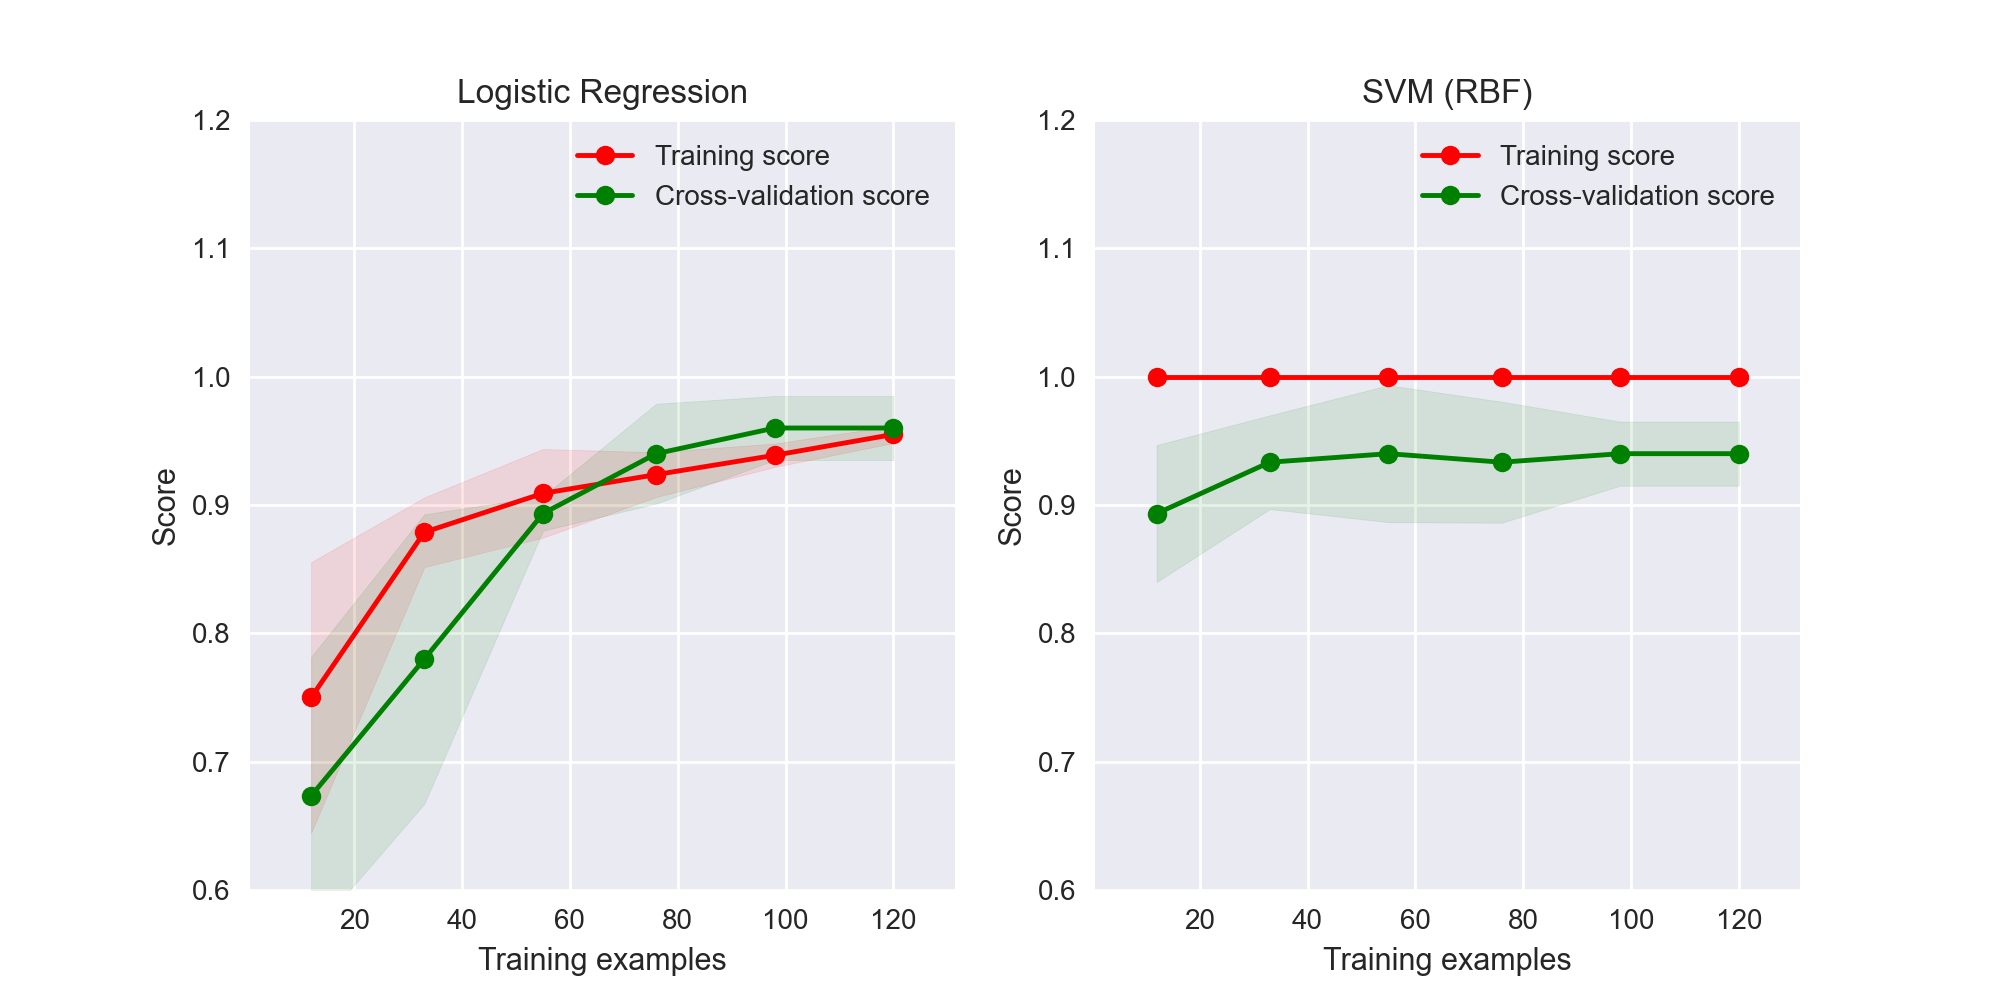

Python code for this plot:
#!/usr/bin/env python

"""

plot inspired by 
https://scikit-learn.org/stable/auto_examples/model_selection/plot_learning_curve.html#sphx-glr-auto-examples-model-selection-plot-learning-curve-py
"""



import matplotlib.pyplot as plt
import numpy as np
from sklearn.model_selection import learning_curve
from sklearn.datasets import load_iris, load_digits
from sklearn.linear_model import LogisticRegression
from sklearn.tree import DecisionTreeClassifier
from sklearn.svm import SVC
from sklearn.model_selection import ShuffleSplit
plt.style.use('seaborn')

def plot_learning_curve(estimator, ax=None, save_as=None, cv=5):
    """
    an sklearn estimator 
    """

    if not ax:
        fig = plt.figure()
        ax = fig.add_subplot(111)

    cv = ShuffleSplit(n_splits=5, test_size=0.2, random_state=0)
    train_sizes=np.linspace(.1, 1.0, 6)
    train_sizes, train_scores, test_scores = learning_curve(estimator, X, y,
                                                            cv=cv, n_jobs=-1,
                                                            train_sizes=train_sizes)
    train_scores_mean = np.mean(train_scores, axis=1)
    train_scores_std = np.std(train_scores, axis=1)
    test_scores_mean = np.mean(test_scores, axis=1)
    test_scores_std = np.std(test_scores, axis=1)

    ax.fill_between(train_sizes, train_scores_mean - train_scores_std,
                     train_scores_mean + train_scores_std, alpha=0.1,
                     color="r")
    ax.fill_between(train_sizes, test_scores_mean - test_scores_std,
                     test_scores_mean + test_scores_std, alpha=0.1, color="g")
    ax.plot(train_sizes, train_scores_mean, 'o-', color="r",
             label="Training score")
    ax.plot(train_sizes, test_scores_mean, 'o-', color="g",
             label="Cross-validation score")

    ## axes and lables
    buff = 0.05
    xmin,xmax = ax.get_xlim()
    ymin,ymax = ax.get_ylim()
    xbuff = buff * (xmax - xmin)
    ybuff = buff * (ymax - ymin)
    ax.set_xlim(xmin-xbuff,xmax+xbuff)
    ax.set_ylim(ymin-ybuff,ymax+ybuff)
    ax.set_xlabel("Training examples")
    ax.set_ylabel("Score")
    
    ax.legend(loc="best")
    
    ## save figure if file name provided
    if save_as:
        plt.savefig(save_as)

        
if __name__ == "__main__":

    fig = plt.figure(figsize=(10,5))
    ax1 = fig.add_subplot(121)
    ax2 = fig.add_subplot(122)
    
    np.random.seed(0)
    iris = load_iris()
    X, y = iris.data, iris.target

    indices = np.arange(y.shape[0])
    np.random.shuffle(indices)
    X, y = X[indices], y[indices]

    model1 = LogisticRegression(penalty='l2', C=0.1, multi_class='auto')
    plot_learning_curve(model1, ax=ax1)

    model2 = SVC(kernel='rbf', C=1000.0, gamma=0.99)
    plot_learning_curve(model2, ax=ax2)

    ax1.set_title("Logistic Regression")
    ax2.set_title("SVM (RBF)")

    for ax in [ax1,ax2]:
        ax.set_ylim((0.6,1.2))
    
    plt.show()
